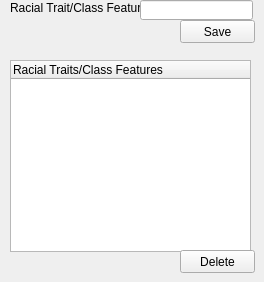
      <widget class="QWidget" name="tab_5">
       <attribute name="title">
        <string>Racial Traits/Class Features</string>
       </attribute>
       <widget class="QTreeWidget" name="racialTraitClassFeatureTree">
        <property name="geometry">
         <rect>
          <x>10</x>
          <y>60</y>
          <width>241</width>
          <height>192</height>
         </rect>
        </property>
        <column>
         <property name="text">
          <string>Racial Traits/Class Features</string>
         </property>
        </column>
       </widget>
       <widget class="QLabel" name="label_138">
        <property name="geometry">
         <rect>
          <x>10</x>
          <y>0</y>
          <width>131</width>
          <height>16</height>
         </rect>
        </property>
        <property name="text">
         <string>Racial Trait/Class Feature</string>
        </property>
       </widget>
       <widget class="QLineEdit" name="racialTraitClassFeatureLineEdit">
        <property name="geometry">
         <rect>
          <x>140</x>
          <y>0</y>
          <width>113</width>
          <height>20</height>
         </rect>
        </property>
       </widget>
       <widget class="QPushButton" name="saveRacialTraitClassFeature">
        <property name="geometry">
         <rect>
          <x>180</x>
          <y>20</y>
          <width>75</width>
          <height>23</height>
         </rect>
        </property>
        <property name="text">
         <string>Save</string>
        </property>
       </widget>
       <widget class="QPushButton" name="deleteRacialTraitClassFeature">
        <property name="geometry">
         <rect>
          <x>180</x>
          <y>250</y>
          <width>75</width>
          <height>23</height>
         </rect>
        </property>
        <property name="text">
         <string>Delete</string>
        </property>
       </widget>
      </widget>
